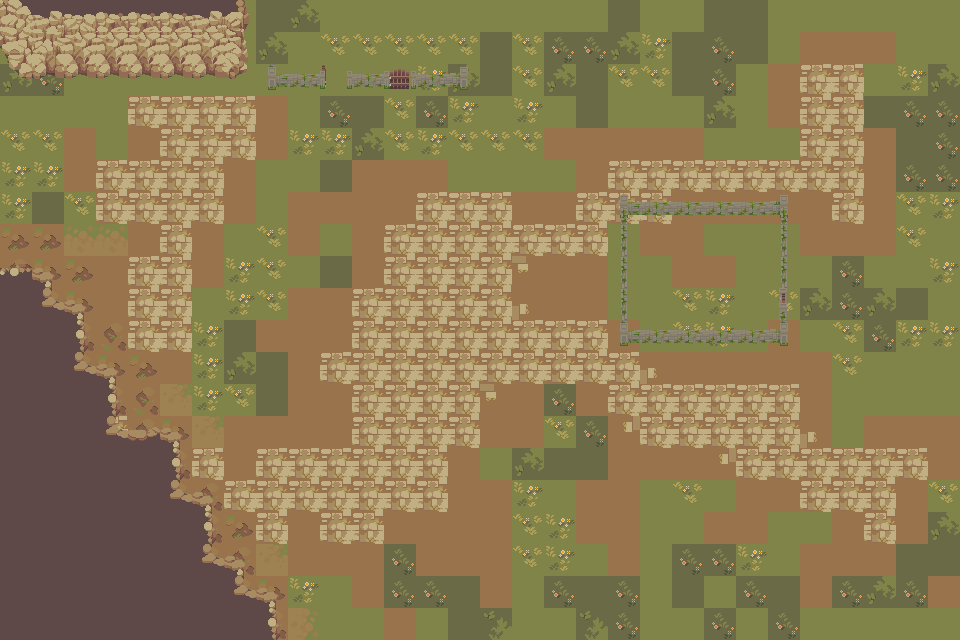

This game map was drawn from its Tiled (.tmx) file and the tilesets committed beside it. A one-line description and the trimmed map source follow:
An orthogonal 30x20 tile map with 32x32 px tiles, 4 tile layers (Colisoes, chão base, caminhos e  flores, paredes e muros).

<map version="1.10" tiledversion="1.12.2" orientation="orthogonal" renderorder="right-down" width="30" height="20" tilewidth="32" tileheight="32" infinite="0" nextlayerid="6" nextobjectid="1">
 <tileset firstgid="1" source="TileSet.tsx" />
 <layer id="4" name="Colisoes" width="30" height="20" opacity="0">
  <data>[600 cells, 117 non-empty, 1 distinct tile ids]</data>
 </layer>
 <layer id="2" name="chão base" width="30" height="20">
  <data>[600 cells, 600 non-empty, 7 distinct tile ids]</data>
 </layer>
 <layer id="1" name="caminhos e  flores" width="30" height="20">
  <data>[600 cells, 338 non-empty, 13 distinct tile ids]</data>
 </layer>
 <layer id="3" name="paredes e muros" width="30" height="20">
  <data>[600 cells, 117 non-empty, 31 distinct tile ids]</data>
 </layer>
</map>
